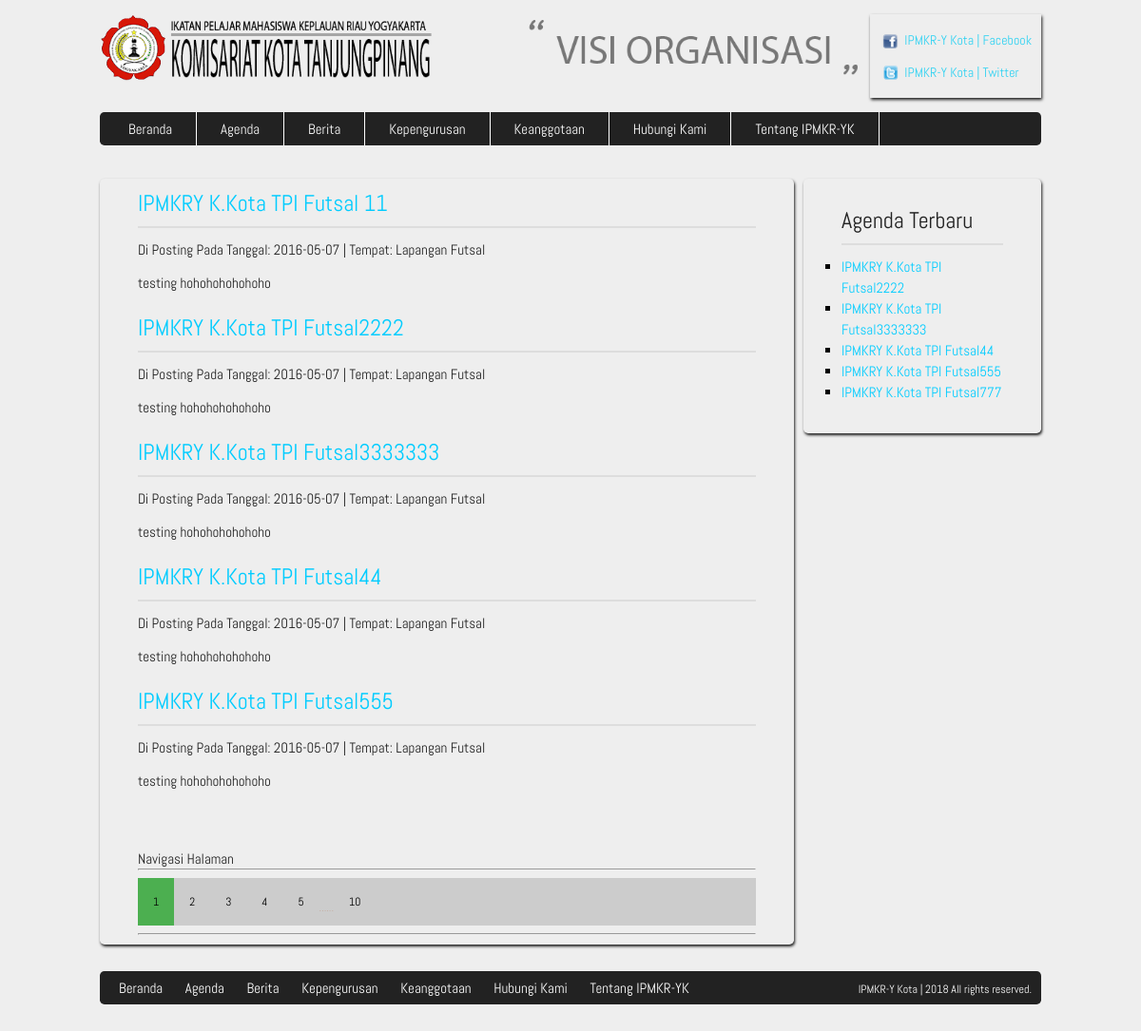
Screenshot of /agenda.php with the database file from the repository.
### tables this page shows
CREATE TABLE IF NOT EXISTS `artikel` (
  `id` int(11) NOT NULL,
  `id_category` int(11) NOT NULL,
  `judul` varchar(50) NOT NULL,
  `tgl_post` date NOT NULL,
  `lokasi` varchar(50) NOT NULL,
  `isi` text NOT NULL
);

### agenda.php (the view, shortened to what this page needs)
<!DOCTYPE HTML>
<html>
<head>
    <link href="css/style.css" rel="stylesheet" type="text/css" media="all" />
	<link type="text/css" rel="stylesheet" href="css/page_nav.css" />
</head>
<body>
 <?php include("front/include/navbar.php") ?>
 <div class="wrap">
    <div class="content">
        <div class="sidebar">
            <?php
            $query = mysql_query("select * from sm_agenda");
            ?>
            <h1>Agenda Terbaru</h1>
            <ul>
                <?php
                while($agenda = mysql_fetch_assoc($query)): ?>
                <li style="color:#000; font-size:15px;"><a href="agenda.php?id=<?php echo $agenda['id'] ?>"><?php echo $agenda['judul'] ?></a></li>
                <?php
                endwhile; ?>
            </ul>
        </div>
		<?php
			$url=$_SERVER['HTTP_HOST'].$_SERVER['REQUEST_URI'];
		?>
        <div class="b-box" style="min-height:350px; width:650px;">
		 <?php include("artikel_list.php");?>
		 <?php
		 if(!strpos($url,"id="))
		 {
		 include("front/include/pagenav.php");
		 }
		 ?>
		 </div>
    </div>
</div>
<?php include("front/include/footer.php") ?>
</body>
</html>

### css/style.css (style rules this page uses)
html, body, div, span, applet, object, iframe, h1, h2, h3, h4, h5, h6, p, blockquote, pre, a, abbr, acronym, address, big, cite, code, del, dfn, em, img, ins, kbd, q, s, samp, small, strike, strong, sub, sup, tt, var, b, u, i, center, dl, dt, dd, ol, ul, li, fieldset, form, label, legend, table, caption, tbody, tfoot, thead, tr, th, td, article, aside, canvas, details, embed, figure, figcaption, footer, header, hgroup, menu, nav, output, ruby, section, summary, time, mark, audio, video { margin: 0; padding: 0; border: 0; font-size: 100%; font: inherit; vertical-align: baseline; }
body { line-height: 1; }
ol, ul { list-style: square; }
a { text-decoration:none; }
body { background:#EEEEEE; font-family:'Abel-Regular', Helvetica, sans-serif; }
.wrap { width:990px; margin:0 auto; background:#EEEEEE; }
.content { margin:0 auto; }
.sidebar { width: 170px; float: right; padding:20px 40px; background:#EEEEEE; -webkit-box-shadow:1px 2px 3px #000; -moz-box-shadow:1px 2px 3px #111; box-shadow:1px 2px 3px #1d1d1d; -webkit-border-radius:.3em; -moz-border-radius:.3em; border-radius:.3em; }
.sidebar h1 { margin:0 0 12px 0; padding:12px 0; font-size:24px; color:#222222; border-bottom:2px solid #DDD; }
.b-box { width: 650px; position:relative; padding:2px 40px; background:#EEEEEE; -webkit-box-shadow:1px 2px 3px #000; -moz-box-shadow:1px 2px 3px #111; box-shadow:1px 2px 3px #1d1d1d; -webkit-border-radius:.3em; -moz-border-radius:.3em; border-radius:.3em; }
.content ul { margin:0 0 12px 0; }
.content li { color:#C4AC9E; font-size:12px; line-height:22px; }
.content a { color:#00CCFF; }

### rows the page displays
artikel: judul "IPMKRY K.Kota TPI Futsal2222"
artikel: judul "IPMKRY K.Kota TPI Futsal3333333"
artikel: judul "IPMKRY K.Kota TPI Futsal44"
artikel: judul "IPMKRY K.Kota TPI Futsal555"
artikel: judul "IPMKRY K.Kota TPI Futsal777"

### other values shown
$data_artikel['judul'] "IPMKRY K.Kota TPI Futsal 11"
$data_artikel['tgl_post'] "2016-05-07"
$data_artikel['lokasi'] "Lapangan Futsal"
$data_artikel['isi'] "testing hohohohohohoho"
$data_artikel['judul'] "IPMKRY K.Kota TPI Futsal2222"
$data_artikel['judul'] "IPMKRY K.Kota TPI Futsal3333333"
$data_artikel['judul'] "IPMKRY K.Kota TPI Futsal44"
$data_artikel['judul'] "IPMKRY K.Kota TPI Futsal555"
$jumlah_page "10"
